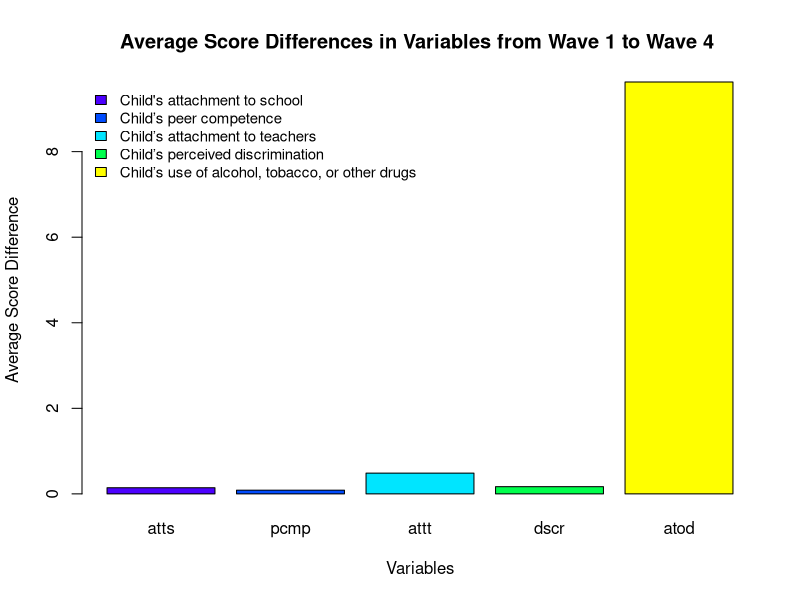

Recreate this plot in R. (Note: this script raises an error after producing the figure.)
## ---- chunk 1
options(tinytex.verbose = TRUE)
options(digits = 5) 

#Load Libraries
Libraries <- c("knitr", "readr")
for (p in Libraries) { 
  library(p, character.only = TRUE)
}

opts_chunk$set(fig.align='center',
               external=TRUE,
               echo=TRUE,
               warning=FALSE,
               fig.pos='H', 
               tidy.opts=list(width.cutoff=60),
               tidy=TRUE,
               warning = FALSE
)
## ---- chunk 2
# install.packages("dplyr")
# install.packages("tidyverse")
# install.packages("knitr")
# install.packages("readr")
# install.packages("plotrix")

library("tidyverse")
library("dplyr")
library("knitr")
library("readr")
library("plotrix")
## ---- chunk 3
setwd("./Data")
w1_child <- read.csv("w1_child.csv",
                     header = TRUE, na.strings = c("9", "8", "98", "99"))
w2_child <- read.table("w2_child.dat",
                       header = TRUE, , na.strings = c("-999"))
w3_child <- read.csv("w3_child.csv",
                     header = TRUE, na.strings = c("9", "8", "98", "99"))
w4_child <- read.csv("w4_child.csv",
                     header = FALSE, na.strings = c("9", "8", "98", "99"))
names_w4_child <- read.table("names_w4_child.txt")
educinc <- read.csv("educinc.csv",
                    header = TRUE, na.strings = c("."))
## ---- chunk 4
names(w4_child) <- t(names_w4_child)
## ---- chunk 5
names(w1_child) <- tolower(names(w1_child))
names(w2_child) <- tolower(names(w2_child))
names(w3_child) <- tolower(names(w3_child))
names(w4_child) <- tolower(names(w4_child))
names(educinc) <- tolower(names(educinc))
## ---- chunk 6
w1234 <- (list(w1_child, w2_child, w3_child, w4_child, educinc)
          %>% reduce(full_join, by = "famid")) %>% dplyr::select(famid, c01cohort, 
                                                                 c01gender, c01school, c01sibli, contains("atts"), contains("pcmp"),
                                                                 contains("attt"), contains("dscr"), contains("atod"), fameduc, income,
                                                                 c01sibli, contains("edex"))
## ---- chunk 7
pcmp_01_02_cols <- c(grep("pcmp01", names(w1234)), grep("pcmp02", names(w1234)))
w1234[ ,pcmp_01_02_cols] <- 5 - w1234[ ,pcmp_01_02_cols]
## ---- chunk 8
w1234$c01attt <- rowMeans(w1234[c(grep("c01attt", names(w1234)))], na.rm = TRUE)
w1234$c04attt <- rowMeans(w1234[c(grep("c04attt", names(w1234)))], na.rm = TRUE)

w1234$c01pcmp <- rowMeans(w1234[c(grep("c01pcmp", names(w1234)))], na.rm = TRUE)
w1234$c04pcmp <- rowMeans(w1234[c(grep("c04pcmp", names(w1234)))], na.rm = TRUE)

w1234$c01dscr <- rowMeans(w1234[c("c01dscr07", "c01dscr08", "c01dscr09", "c01dscr10")], na.rm = TRUE)
w1234$c04dscr <- rowMeans(w1234[c("c04dscr07", "c04dscr08", "c04dscr09", "c04dscr10")], na.rm = TRUE)

w1234$c01atts <- rowMeans(w1234[c("c01atts03", "c01atts07", "c01atts08", "c01atts10")], na.rm = TRUE)
w1234$c02atts <- rowMeans(w1234[c("c02atts03", "c02atts07", "c02atts08", "c02atts10")], na.rm = TRUE)
w1234$c03atts <- rowMeans(w1234[c("c03atts03", "c03atts07", "c03atts08", "c03atts10")], na.rm = TRUE)
w1234$c04atts <- rowMeans(w1234[c("c01atts03", "c04atts07", "c04atts08", "c04atts10")], na.rm = TRUE)

w1234$c01atod <- rowSums(w1234[c("c01atod01", "c01atod02", "c01atod03", "c01atod04", "c01atod05", "c01atod06", "c01atod07", "c01atod08", "c01atod09")], na.rm = TRUE)
w1234$c04atod <- rowSums(w1234[c("c04atod01", "c04atod02", "c04atod03", "c04atod04", "c04atod05", "c04atod06", "c04atod07", "c04atod08", "c04atod09")], na.rm = TRUE)
## ---- chunk 9
score_variables <- c("atts", "pcmp", "attt", "dscr", "atod")
w1234[paste("difference_", score_variables, sep = "")] <- w1234[paste("c01", score_variables, sep = "")] - w1234[paste("c04", score_variables, sep = "")]
ave_abs_change <- abs(colMeans(w1234[ , c("difference_atts", "difference_pcmp", "difference_attt", "difference_dscr", "difference_atod")], na.rm = TRUE))

atts <- abs(mean(w1234$c01atts - w1234$c04atts, na.rm = TRUE))
pcmp <- abs(mean(w1234$c01pcmp - w1234$c04pcmp, na.rm = TRUE))
attt <- abs(mean(w1234$c01attt - w1234$c04attt, na.rm = TRUE))
dscr <- abs(mean(w1234$c01dscr - w1234$c04dscr, na.rm = TRUE))
atod <- abs(mean(w1234$c01atod - w1234$c04atod, na.rm = TRUE))
## ---- chunk 10
color_vector <- function(num){
  return (topo.colors(num))}
## ---- chunk 11
average_change <- c(atts, pcmp, attt, dscr, atod)
barplot(average_change, main="Average Score Differences in Variables from Wave 1 to Wave 4 ", xlab="Variables",  
        ylab="Average Score Difference", names.arg=c("atts","pcmp","attt","dscr","atod"), col = color_vector(5))

legend("topleft", c("Child's attachment to school","Child’s peer competence","Child’s attachment to teachers","Child’s perceived discrimination","Child’s use of alcohol, tobacco, or other drugs"), cex=0.9, 
       bty="n", fill = color_vector(5))
## ---- chunk 12
w1234$c01gender[w1234$c01gender == 1] = "girl"
w1234$c01gender[w1234$c01gender == 2] = "boy"
## ---- chunk 13
t_test_gender <- function(score_var){
  return (t.test(score_var ~ c01gender, paired = FALSE, data = w1234))}

tatod <- t_test_gender(w1234$difference_atod)
tattt <- t_test_gender(w1234$difference_attt)  
tatts <- t_test_gender(w1234$difference_atts)  
tdscr <- t_test_gender(w1234$difference_dscr)   
tpcmp <- t_test_gender(w1234$difference_pcmp)   

tatod
tattt
tatts
tdscr
tpcmp

## ---- chunk 14
extract_pval <- function(ttest){
  return (ttest$p.value)
}
## ---- chunk 15
p_values <- c(extract_pval(tatod), extract_pval(tattt), extract_pval(tatts), extract_pval(tpcmp), extract_pval(tdscr))
barplot(p_values, main="Gender Differences in Score Differences from Wave 1 to Wave 4 ", xlab="Variables",  
        ylab="P-value", names.arg=c("atod","attt","atts","pcmp","dscr"), col = c("orange","lightyellow", "yellow", "gold", "lightpink"))

legend(1.2, 0.99, c("Child’s use of alcohol,\ntobacco, or other drugs", "Child’s attachment to teachers", "Child's attachment to school","Child’s peer competence","Child’s perceived discrimination"), cex=0.7, 
       bty="n", fill = c("orange","lightyellow", "yellow", "gold", "lightpink"))
## ---- chunk 16
p_values[p_values < 0.05] = "yes"
p_values[p_values > 0.05] = "ABSOLUTELY NO CHANGE"
percent_not_significant <- c(length(p_values[p_values > 0.05]) / 5 * 100, (length(p_values[p_values < 0.05]) / 5 * 100) + 0.01)
## ---- chunk 17
pie3D(percent_not_significant, col = c("red", "blue"), labels = c(percent_not_significant[1], "0"), main="% of Score Difference Variables that Statistically Differed by Gender")

legend(-0.8, 1.05, c("STATISTICALLY NO DIFFERENCE","yes"), cex=0.8, fill=c("red", "blue"))

